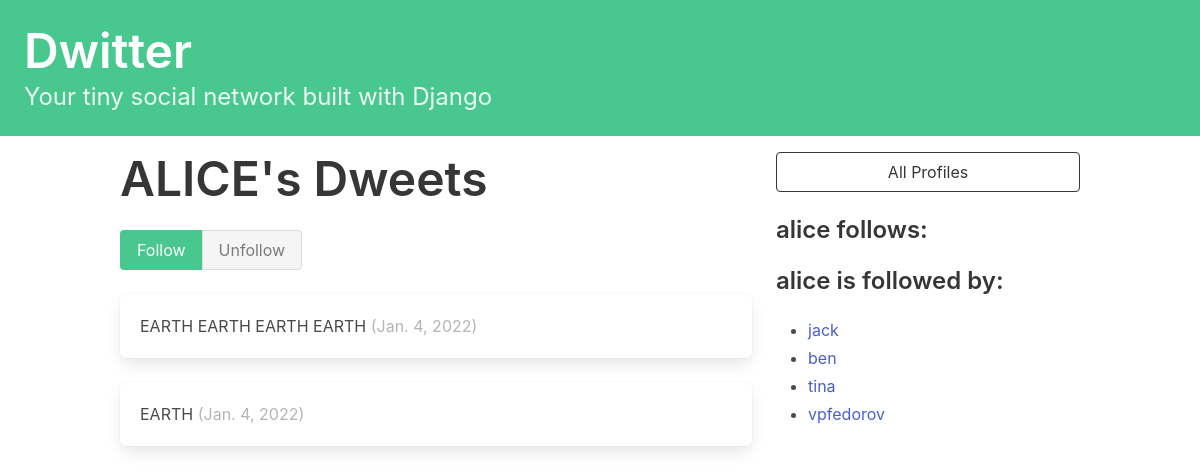
The app's page /profile/1 with its own data.
### social/models.py (models this page shows, shortened)
class Profile(models.Model):
    user = models.OneToOneField(User, on_delete=models.CASCADE)
    follows = models.ManyToManyField(
        "self",
        related_name="followed_by",
        symmetrical=False,
        blank=True
    )
    def __str__(self):
        return self.user.username

class Dweet(models.Model):
    user = models.ForeignKey(
        User, related_name="dweets", on_delete=models.DO_NOTHING
    )
    body = models.TextField(max_length=155)
    data = models.DateField(auto_now_add=True)

### social/views.py (the view, shortened to what this page needs)
# urls.py: path("profile/<int:pk>", views.profile, name="profile"),
def profile(request, pk):
    profile = Profile.objects.get(pk=pk)
    return render(request, "social/profile.html", context={"profile": profile})

### social/templates/social/profile.html (shortened to what this page needs)
{% extends 'base.html' %}
{% block content %}
<div class="column">
    <div class="block">
    <h1 class="title is-1">
        {{profile.user.username|upper}}'s Dweets
    </h1>
   <form method="post">
        <div class="buttons has-addons">
            {% if profile in user.profile.follows.all %}
                <button class="button is-success is-static">Follow</button>
                <button class="button is-danger" name="follow" value="unfollow">Unfollow</button>
            {% else %}
                <button class="button is-success" name="follow" value="follow">
                    Follow
                </button>
                    <button class="button is-danger is-static">Unfollow</button>
            {% endif %}
            </div>
        </form>
        </div>
        <div class="content">
            {% for dweet in profile.user.dweets.all %}
                <div class="box">
                    {{ dweet.body }}
                    <span class="is-small has-text-grey-light">
                        ({{ dweet.data }})
                    </span>
                </div>
            {% endfor %}
        </div>
</div>
<div class="column is-one-third">
    <div class="block">
        <a href="{% url 'social:profiles' %}">
            <button class="button is-dark is-outlined is-fullwidth">
                All Profiles
            </button>
        </a>
    </div>
    <div class="block">
        <h3 class="title is-4">
            {{profile.user.username}} follows:
        </h3>
    </div>
    <div class="block">
        <h3 class="title is-4">
            {{profile.user.username}} is followed by:
        </h3>
        <div class="content">
            <ul>
            {% for follower in profile.followed_by.all %}
                <li>
                    <a href="{% url 'social:profile' follower.id %}">
                        {{ follower }}
                    </a>
                </li>
            {% endfor %}
            </ul>
        </div>
    </div>
</div>
{% endblock content %}

### records on screen
Profile: user.username "ALICE", user.username "alice"
Dweet: body "EARTH EARTH EARTH EARTH", data "Jan. 4, 2022"
Dweet: body "EARTH", data "Jan. 4, 2022"
Profile: user.username "jack"
Profile: user.username "ben"
Profile: user.username "tina"
Profile: user.username "vpfedorov"
